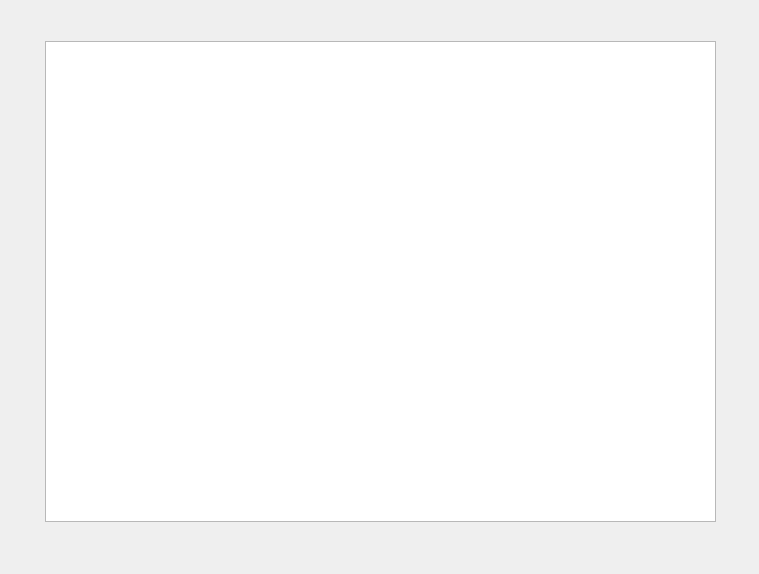
<?xml version="1.0" encoding="UTF-8"?>
<ui version="4.0">
 <class>MainWindow</class>
 <widget class="QMainWindow" name="MainWindow">
  <property name="geometry">
   <rect>
    <x>0</x>
    <y>0</y>
    <width>759</width>
    <height>574</height>
   </rect>
  </property>
  <property name="windowTitle">
   <string>MainWindow</string>
  </property>
  <widget class="QWidget" name="centralWidget">
   <widget class="QGraphicsView" name="mainGraphic">
    <property name="geometry">
     <rect>
      <x>45</x>
      <y>41</y>
      <width>671</width>
      <height>481</height>
     </rect>
    </property>
   </widget>
  </widget>
 </widget>
 <layoutdefault spacing="6" margin="11"/>
 <resources/>
 <connections/>
</ui>
